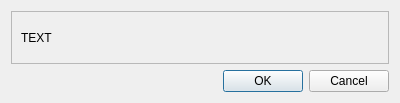
<?xml version="1.0" encoding="UTF-8"?>
<ui version="4.0">
 <class>ConfirmDialog</class>
 <widget class="QDialog" name="ConfirmDialog">
  <property name="geometry">
   <rect>
    <x>0</x>
    <y>0</y>
    <width>400</width>
    <height>103</height>
   </rect>
  </property>
  <property name="windowTitle">
   <string>Dialog</string>
  </property>
  <layout class="QGridLayout" name="gridLayout">
   <item row="1" column="0">
    <widget class="QDialogButtonBox" name="buttonBox">
     <property name="orientation">
      <enum>Qt::Horizontal</enum>
     </property>
     <property name="standardButtons">
      <set>QDialogButtonBox::Cancel|QDialogButtonBox::Ok</set>
     </property>
    </widget>
   </item>
   <item row="0" column="0">
    <widget class="QFrame" name="frame">
     <property name="frameShape">
      <enum>QFrame::StyledPanel</enum>
     </property>
     <property name="frameShadow">
      <enum>QFrame::Raised</enum>
     </property>
     <layout class="QGridLayout" name="gridLayout_2">
      <item row="0" column="0">
       <widget class="QLabel" name="label">
        <property name="text">
         <string>TEXT</string>
        </property>
       </widget>
      </item>
     </layout>
    </widget>
   </item>
  </layout>
 </widget>
 <resources/>
 <connections>
  <connection>
   <sender>buttonBox</sender>
   <signal>accepted()</signal>
   <receiver>ConfirmDialog</receiver>
   <slot>accept()</slot>
   <hints>
    <hint type="sourcelabel">
     <x>229</x>
     <y>89</y>
    </hint>
    <hint type="destinationlabel">
     <x>157</x>
     <y>100</y>
    </hint>
   </hints>
  </connection>
  <connection>
   <sender>buttonBox</sender>
   <signal>rejected()</signal>
   <receiver>ConfirmDialog</receiver>
   <slot>reject()</slot>
   <hints>
    <hint type="sourcelabel">
     <x>297</x>
     <y>89</y>
    </hint>
    <hint type="destinationlabel">
     <x>286</x>
     <y>100</y>
    </hint>
   </hints>
  </connection>
 </connections>
</ui>
